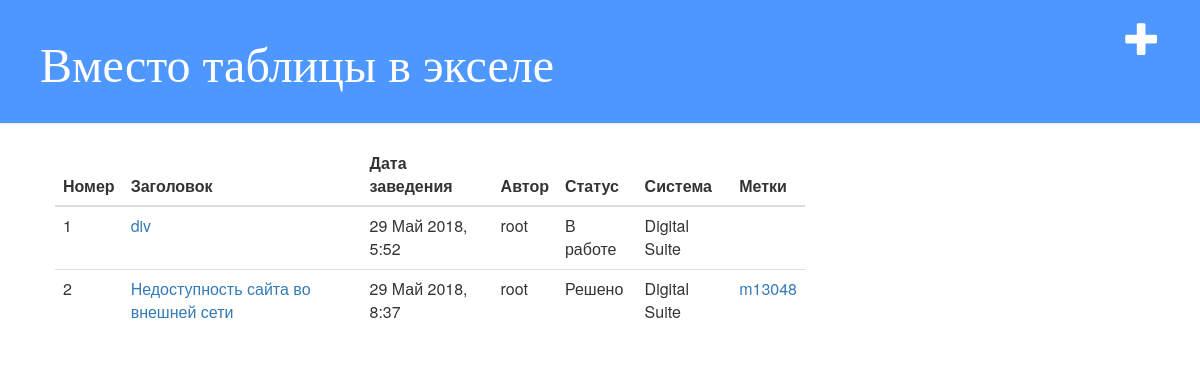
The app's page / (signed in) with its own data.
### accident/models.py (models this page shows, shortened)
class Accident(models.Model):
    author = models.ForeignKey('auth.User', on_delete=models.PROTECT)
    headline = models.CharField(max_length=200, verbose_name='заголовок')
    text = models.TextField(verbose_name='Описание аварии')
    system = models.ForeignKey(
        'System', on_delete=models.PROTECT, verbose_name='Система')
    created_date = models.DateTimeField(default=timezone.now)
    update_date = models.DateTimeField(blank=True, null=True)
    tag_var = models.TextField(blank=True)
    status = models.ForeignKey(
        'Status', on_delete=models.PROTECT, verbose_name='Статус', default=1)
    causes = models.TextField(null=True, blank=True, verbose_name='Влияние')
    step = models.TextField(null=True, blank=True)
    source = models.ForeignKey(
        'Source', on_delete=models.PROTECT, null=True, verbose_name='Источник')

class Status(models.Model):
    headline = models.CharField(max_length=20)
    comment = models.TextField(null=True)
    end_point = models.BooleanField(default=False)
    def __str__(self):
        return self.headline

class System(models.Model):
    name = models.CharField(max_length=50)
    def __str__(self):
        return self.name

class Tag(models.Model):
    tag_text = models.TextField()
    accident = models.ForeignKey('Accident', on_delete=models.CASCADE)
    link = models.TextField(null=True, blank=True)

### accident/views.py (the view)
# urls.py: path('', views.accident_list, name='accident_list'),
def accident_list(request):
    accident = Accident.objects.select_related().order_by('created_date')
    tags = Tag.objects.all()
    context = {'accident': accident, 'tags': tags}
    return render(request, 'accident/accident_list.html', context)

### accident/templates/accident/accident_list.html (shortened to what this page needs)
{% extends 'accident/base.html' %}
{% block add_link %}
    <a href="{% url 'accident_new' %}" class="top-menu"><span class="glyphicon glyphicon-plus"></span></a>
{% endblock %}
{% block content %}
<table border="0" class="table">
	<thead>
		<tr>
			<th>
				Номер
			</th>
    		<th>
    			Заголовок
    		</th>
    		<th>
    			Дата заведения
    		</th>
    		<th>
    			Автор
    		</th>
            <th>
                Статус
            </th>
            <th>
                Система
            </th>
            <th>
                Метки
            </th>
    	</tr>
	</thead>
    {% for post in accident %}
    	<tr>
    		<td>{{ forloop.counter }}</td>
    		<td>
    			<a href="{% url 'accident_detail' pk=post.pk %}">{{ post.headline }}</a>
    		</td>
    		<td>
    			{{ post.created_date|date:"d M Y, G:i" }}
    		</td>
    		<td>
    			{{ post.author }}
    		</td>
            <td>
                {{ post.status}}
            </td>
            <td>
                {{ post.system }}
            </td>
            <td>
               {% for tag in tags %}
                    {% if tag.accident.id == post.id %}
                        <a href = '{{ tag.link }}' target="_blank">{{ tag.tag_text }}</a><br>
                    {% endif %}
                {% endfor %}
            </td>
    	</tr>
    {% endfor %}
    </table>
{% endblock %}

### accident/static/css/blog.css (style rules this page uses)
.top-menu, .top-menu:hover, .top-menu:visited { color: #ffffff; float: right; font-size: 26pt; margin-right: 20px; }

### records on screen
Accident: headline "div", created_date "29 Май 2018, 5:52", author "root", status "В работе", system "Digital Suite"
Accident: headline "Недоступность сайта во внешней сети", created_date "29 Май 2018, 8:37", author "root", status "Решено", system "Digital Suite"
Tag: tag_text "m13048"
